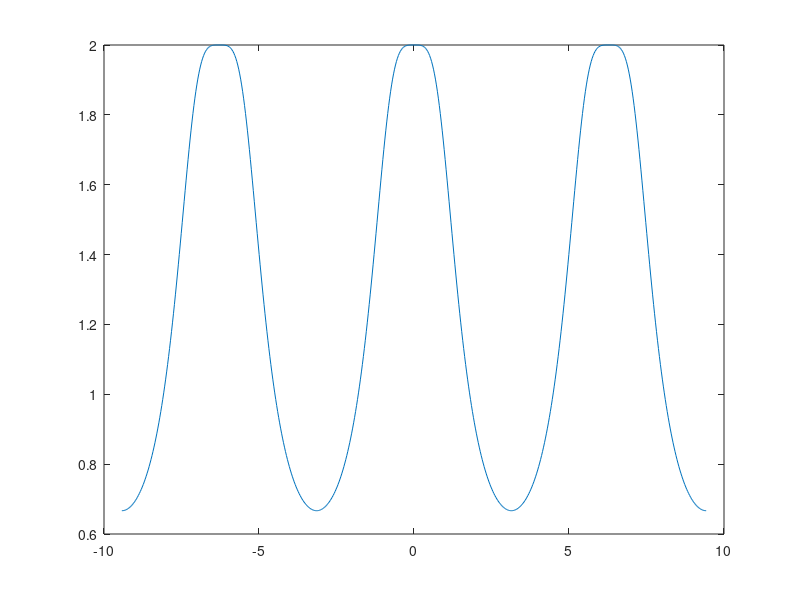
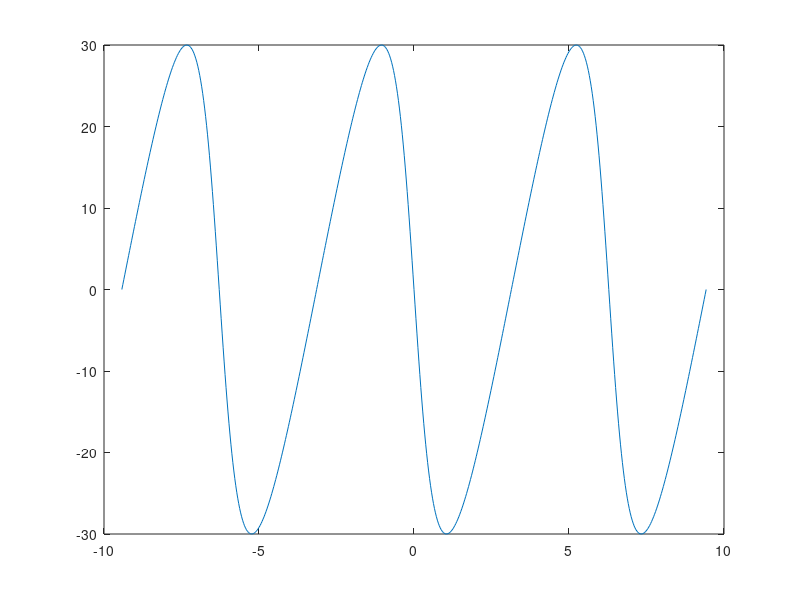

The MATLAB script that drew these images, in order:
clear 
close all

omega = -3*pi:pi/100:3*pi;
a = 0.5;
Hm = 1./sqrt(1 + a^2*cos(omega).*cos(omega) - 2*a*cos(omega) - a^2*sin(omega).*sin(omega));
plot(omega, Hm)

figure
Ha = atan2(-a*sin(omega), 1-a*cos(omega))*180/pi;
plot(omega, Ha)